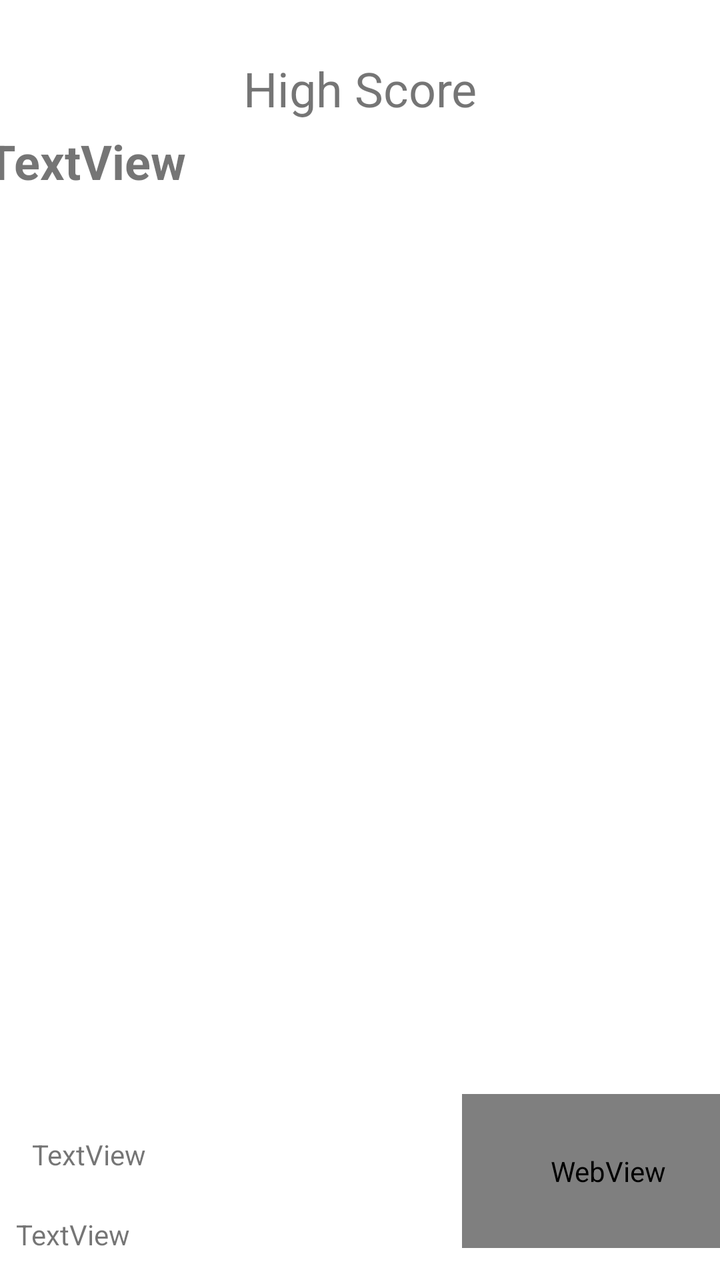
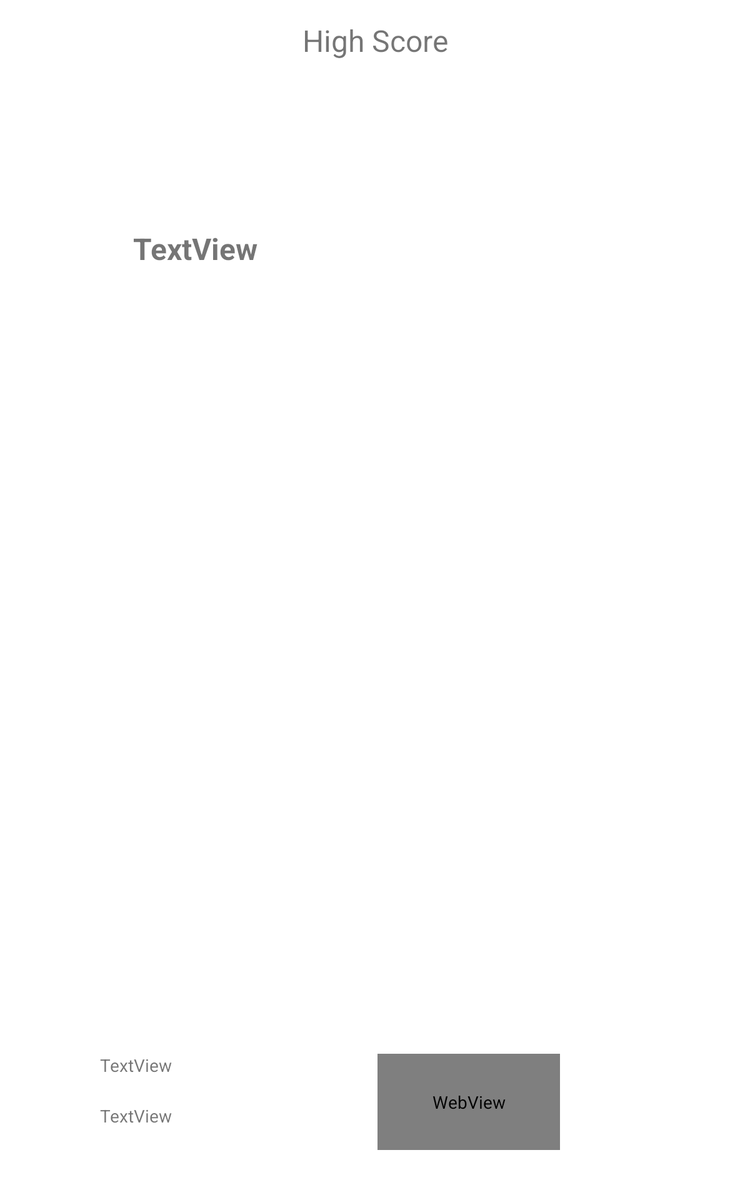

Two renders of one Android screen. The first uses the default layout on a phone; the second uses the alternative layout the repository ships for a different screen configuration, on a matching device. The two XML files are below.
<!-- AndroidManifest.xml: application theme Theme.DotGame -->
<!-- res/layout/activity_high_score.xml -->
<?xml version="1.0" encoding="utf-8"?>
<androidx.constraintlayout.widget.ConstraintLayout xmlns:android="http://schemas.android.com/apk/res/android"
    xmlns:app="http://schemas.android.com/apk/res-auto"
    xmlns:tools="http://schemas.android.com/tools"
    android:layout_width="match_parent"
    android:layout_height="match_parent"
    tools:context=".HighScoreActivity">

    <WebView
        android:id="@+id/wb_webView"
        android:layout_width="146dp"
        android:layout_height="77dp"
        android:layout_marginStart="72dp"
        android:layout_marginBottom="16dp"
        app:layout_constraintBottom_toBottomOf="parent"
        app:layout_constraintEnd_toEndOf="parent"
        app:layout_constraintHorizontal_bias="0.0"
        app:layout_constraintStart_toEndOf="@+id/tv_wifiName4" />

    <TextView
        android:id="@+id/tv_wifiName4"
        android:layout_width="151dp"
        android:layout_height="37dp"
        android:layout_marginStart="8dp"
        android:layout_marginBottom="32dp"
        android:text="TextView"
        app:layout_constraintBottom_toBottomOf="parent"
        app:layout_constraintStart_toStartOf="parent"
        app:layout_constraintTop_toBottomOf="@+id/tv_gps4" />

    <TextView
        android:id="@+id/tv_gps4"
        android:layout_width="140dp"
        android:layout_height="40dp"
        android:layout_marginStart="16dp"
        android:text="TextView"
        app:layout_constraintBottom_toTopOf="@+id/tv_wifiName4"
        app:layout_constraintStart_toStartOf="parent"
        app:layout_constraintTop_toBottomOf="@+id/tv_highScore" />

    <TextView
        android:id="@+id/tv_highScore"
        android:layout_width="375dp"
        android:layout_height="540dp"
        android:text="TextView"
        android:textSize="24sp"
        android:textStyle="bold"
        app:layout_constraintBottom_toBottomOf="parent"
        app:layout_constraintEnd_toEndOf="parent"
        app:layout_constraintStart_toStartOf="parent"
        app:layout_constraintTop_toBottomOf="@+id/textView3"
        app:layout_constraintVertical_bias="0.105" />

    <TextView
        android:id="@+id/textView3"
        android:layout_width="wrap_content"
        android:layout_height="wrap_content"
        android:layout_marginTop="28dp"
        android:text="High Score"
        android:textSize="24sp"
        app:layout_constraintEnd_toEndOf="parent"
        app:layout_constraintStart_toStartOf="parent"
        app:layout_constraintTop_toTopOf="parent" />
</androidx.constraintlayout.widget.ConstraintLayout>
<!-- resources referenced by this layout -->
<resources>
  <style name="Theme.DotGame" parent="Theme.MaterialComponents.DayNight.DarkActionBar">
          
          <item name="colorPrimary">@color/purple_500</item>
          <item name="colorPrimaryVariant">@color/purple_700</item>
          <item name="colorOnPrimary">@color/white</item>
          
          <item name="colorSecondary">@color/teal_200</item>
          <item name="colorSecondaryVariant">@color/teal_700</item>
          <item name="colorOnSecondary">@color/black</item>
          
          <item name="android:statusBarColor" tools:targetApi="l">?attr/colorPrimaryVariant</item>
          
      </style>
</resources>
<!-- res/layout-sw600dp/activity_high_score.xml (the repository's variant of the layout above) -->
<!-- drawn on a 7-inch tablet held upright -->
<?xml version="1.0" encoding="utf-8"?>
<androidx.constraintlayout.widget.ConstraintLayout xmlns:android="http://schemas.android.com/apk/res/android"
    xmlns:app="http://schemas.android.com/apk/res-auto"
    xmlns:tools="http://schemas.android.com/tools"
    android:layout_width="match_parent"
    android:layout_height="match_parent"
    tools:context=".HighScoreActivity">

    <WebView
        android:id="@+id/wb_webView"
        android:layout_width="146dp"
        android:layout_height="77dp"
        android:layout_marginEnd="152dp"
        android:layout_marginBottom="40dp"
        app:layout_constraintBottom_toBottomOf="parent"
        app:layout_constraintEnd_toEndOf="parent" />

    <TextView
        android:id="@+id/tv_wifiName4"
        android:layout_width="151dp"
        android:layout_height="37dp"
        android:layout_marginStart="80dp"
        android:layout_marginTop="16dp"
        android:layout_marginBottom="40dp"
        android:text="TextView"
        app:layout_constraintBottom_toBottomOf="parent"
        app:layout_constraintStart_toStartOf="parent"
        app:layout_constraintTop_toBottomOf="@+id/tv_gps"
        app:layout_constraintVertical_bias="0.666" />

    <TextView
        android:id="@+id/tv_gps4"
        android:layout_width="140dp"
        android:layout_height="40dp"
        android:layout_marginStart="80dp"
        android:layout_marginTop="16dp"
        android:layout_marginBottom="36dp"
        android:text="TextView"
        app:layout_constraintBottom_toBottomOf="parent"
        app:layout_constraintStart_toStartOf="parent"
        app:layout_constraintTop_toBottomOf="@+id/tv_highScore"
        app:layout_constraintVertical_bias="0.544" />

    <TextView
        android:id="@+id/tv_highScore"
        android:layout_width="387dp"
        android:layout_height="595dp"
        android:text="TextView"
        android:textSize="24sp"
        android:textStyle="bold"
        app:layout_constraintBottom_toBottomOf="parent"
        app:layout_constraintEnd_toEndOf="parent"
        app:layout_constraintStart_toStartOf="parent"
        app:layout_constraintTop_toTopOf="parent" />

    <TextView
        android:id="@+id/textView3"
        android:layout_width="wrap_content"
        android:layout_height="wrap_content"
        android:layout_marginTop="16dp"
        android:text="High Score"
        android:textSize="24sp"
        app:layout_constraintEnd_toEndOf="parent"
        app:layout_constraintStart_toStartOf="parent"
        app:layout_constraintTop_toTopOf="parent" />
</androidx.constraintlayout.widget.ConstraintLayout>
